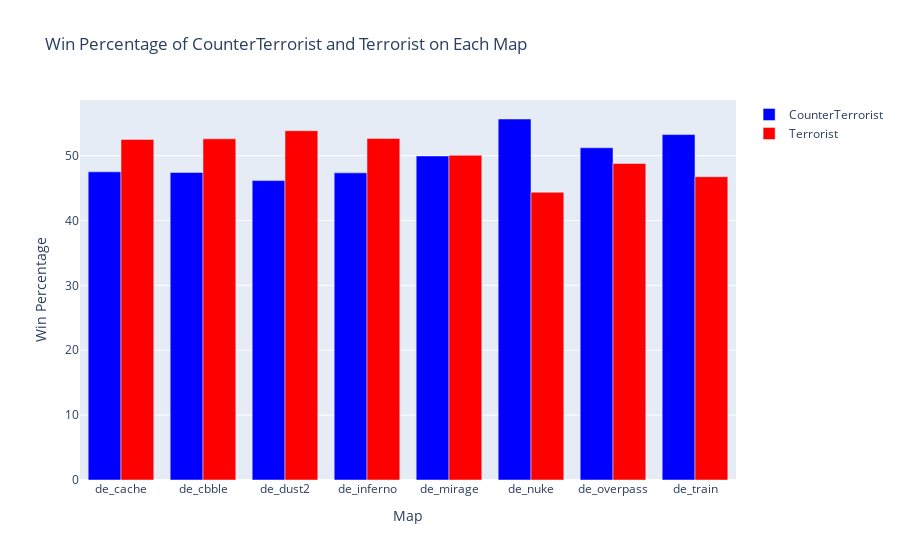

The code cell stored with this chart in its notebook:
### Code cell
# Counting the number of wins of each side on each map
win_counts = games_df.groupby(['map', 'winner_side']).size().unstack(fill_value=0)

# Calculating the win percentage for each side on each map
win_percentages = win_counts.div(win_counts.sum(axis=1), axis=0) * 100

# Mapping colors for CounterTerrorist and Terrorist
colors = {'CounterTerrorist': 'blue', 'Terrorist': 'red'}

# Creating the bar chart
fig = go.Figure()

for side in win_percentages.columns:
    fig.add_trace(go.Bar(
        x=win_percentages.index,
        y=win_percentages[side],
        name=side,
        marker_color=colors[side]
    ))

# Updating the layout
fig.update_layout(
    title='Win Percentage of CounterTerrorist and Terrorist on Each Map',
    xaxis_title='Map',
    yaxis_title='Win Percentage',
    barmode='group'  # Mudando para 'group' em vez de 'stack'
)

# Displaying the chart
fig.show()

### Figure 1 — Plotly figure (JSON) as saved in the notebook; plotly's stock layout.template omitted (floating-point values rounded to 4 significant figures)
{"data": [{"marker": {"color": "blue"}, "name": "CounterTerrorist", "type": "bar", "x": ["de_cache", "de_cbble", "de_dust2", "de_inferno", "de_mirage", "de_nuke", "de_overpass", "de_train"], "y": [47.5, 47.41, 46.16, 47.34, 49.96, 55.65, 51.21, 53.25]}, {"marker": {"color": "red"}, "name": "Terrorist", "type": "bar", "x": ["de_cache", "de_cbble", "de_dust2", "de_inferno", "de_mirage", "de_nuke", "de_overpass", "de_train"], "y": [52.5, 52.59, 53.84, 52.66, 50.04, 44.35, 48.79, 46.75]}], "layout": {"barmode": "group", "title": {"text": "Win Percentage of CounterTerrorist and Terrorist on Each Map"}, "xaxis": {"title": {"text": "Map"}}, "yaxis": {"title": {"text": "Win Percentage"}}}}
